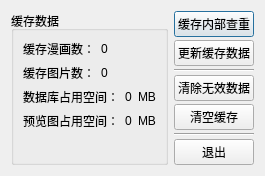
<?xml version="1.0" encoding="UTF-8"?>
<ui version="4.0">
 <class>Dialog</class>
 <widget class="QDialog" name="Dialog">
  <property name="geometry">
   <rect>
    <x>0</x>
    <y>0</y>
    <width>263</width>
    <height>164</height>
   </rect>
  </property>
  <property name="windowTitle">
   <string>缓存</string>
  </property>
  <layout class="QHBoxLayout" name="horizontalLayout">
   <item>
    <widget class="QGroupBox" name="groupBox">
     <property name="title">
      <string>缓存数据</string>
     </property>
     <layout class="QVBoxLayout" name="verticalLayout_2">
      <item>
       <layout class="QHBoxLayout" name="horizontalLayout_2">
        <item>
         <widget class="QLabel" name="label_5">
          <property name="text">
           <string>缓存漫画数：</string>
          </property>
         </widget>
        </item>
        <item>
         <widget class="QLabel" name="label_comic_count">
          <property name="text">
           <string>0</string>
          </property>
         </widget>
        </item>
       </layout>
      </item>
      <item>
       <layout class="QHBoxLayout" name="horizontalLayout_3">
        <item>
         <widget class="QLabel" name="label">
          <property name="text">
           <string>缓存图片数：</string>
          </property>
         </widget>
        </item>
        <item>
         <widget class="QLabel" name="label_image_count">
          <property name="text">
           <string>0</string>
          </property>
         </widget>
        </item>
       </layout>
      </item>
      <item>
       <layout class="QHBoxLayout" name="horizontalLayout_4">
        <item>
         <widget class="QLabel" name="label_2">
          <property name="text">
           <string>数据库占用空间：</string>
          </property>
         </widget>
        </item>
        <item>
         <widget class="QLabel" name="label_db_filesize">
          <property name="text">
           <string>0</string>
          </property>
         </widget>
        </item>
        <item>
         <widget class="QLabel" name="label_4">
          <property name="text">
           <string>MB</string>
          </property>
         </widget>
        </item>
       </layout>
      </item>
      <item>
       <layout class="QHBoxLayout" name="horizontalLayout_5">
        <item>
         <widget class="QLabel" name="label_3">
          <property name="text">
           <string>预览图占用空间：</string>
          </property>
         </widget>
        </item>
        <item>
         <widget class="QLabel" name="label_preview_filesize">
          <property name="text">
           <string>0</string>
          </property>
         </widget>
        </item>
        <item>
         <widget class="QLabel" name="label_6">
          <property name="text">
           <string>MB</string>
          </property>
         </widget>
        </item>
       </layout>
      </item>
      <item>
       <spacer name="verticalSpacer">
        <property name="orientation">
         <enum>Qt::Vertical</enum>
        </property>
        <property name="sizeHint" stdset="0">
         <size>
          <width>20</width>
          <height>40</height>
         </size>
        </property>
       </spacer>
      </item>
     </layout>
    </widget>
   </item>
   <item>
    <layout class="QVBoxLayout" name="verticalLayout">
     <property name="spacing">
      <number>3</number>
     </property>
     <item>
      <widget class="QPushButton" name="pushButton_check_dup_inside">
       <property name="text">
        <string>缓存内部查重</string>
       </property>
      </widget>
     </item>
     <item>
      <widget class="QPushButton" name="pushButton_update_cache">
       <property name="text">
        <string>更新缓存数据</string>
       </property>
      </widget>
     </item>
     <item>
      <widget class="Line" name="line">
       <property name="orientation">
        <enum>Qt::Horizontal</enum>
       </property>
      </widget>
     </item>
     <item>
      <widget class="QPushButton" name="pushButton_delete_error_data">
       <property name="text">
        <string>清除无效数据</string>
       </property>
      </widget>
     </item>
     <item>
      <widget class="QPushButton" name="pushButton_clear_cache">
       <property name="text">
        <string>清空缓存</string>
       </property>
      </widget>
     </item>
     <item>
      <widget class="Line" name="line_2">
       <property name="orientation">
        <enum>Qt::Horizontal</enum>
       </property>
      </widget>
     </item>
     <item>
      <widget class="QPushButton" name="pushButton_quit">
       <property name="text">
        <string>退出</string>
       </property>
      </widget>
     </item>
    </layout>
   </item>
  </layout>
 </widget>
 <resources/>
 <connections/>
</ui>
